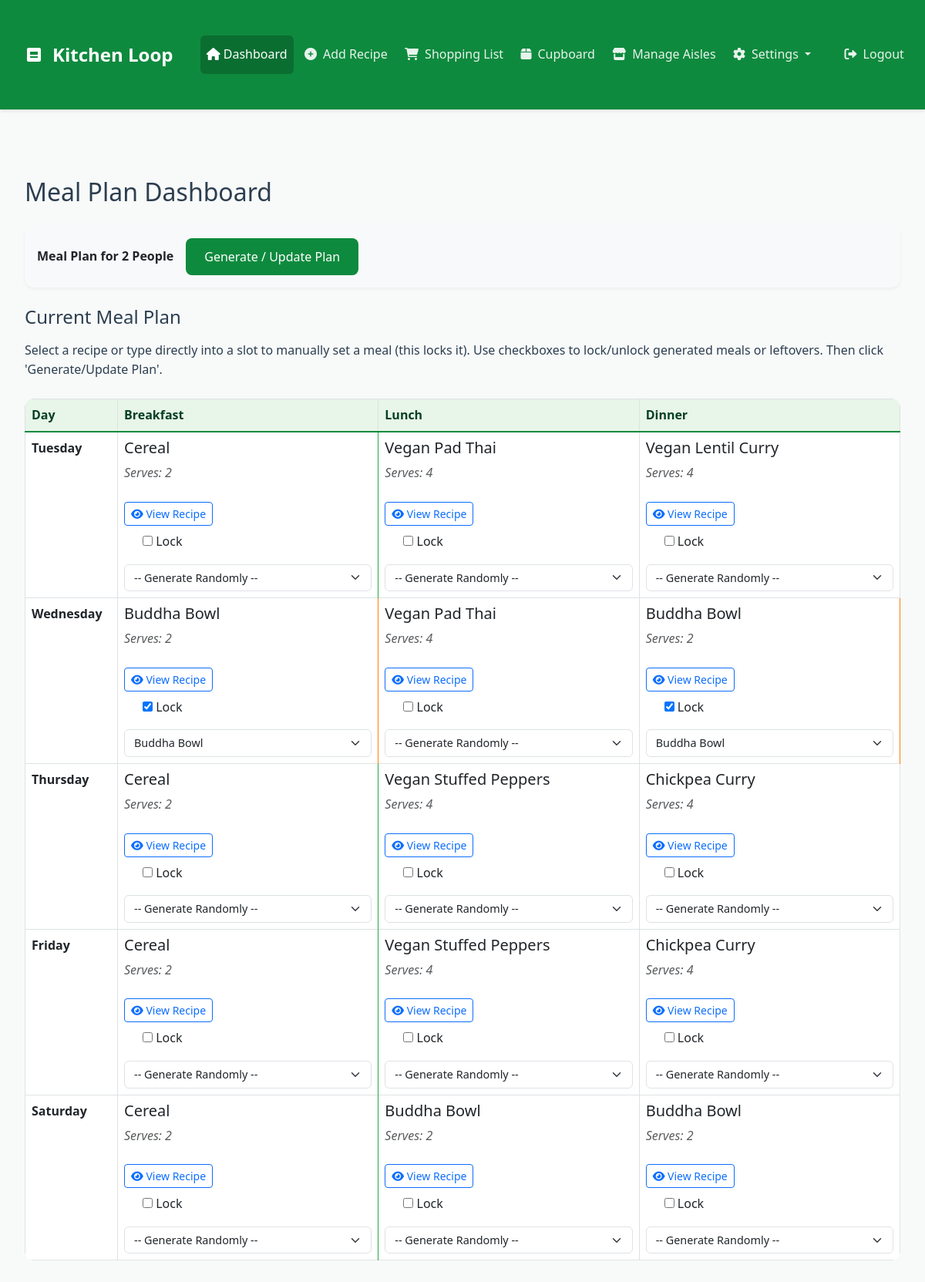
Screenshot of / (signed in) with the database file from the repository.
### app.py (models this page shows, shortened)
class Recipe(db.Model):
    id = db.Column(db.Integer, primary_key=True)
    name = db.Column(db.String(150), nullable=False, unique=True)
    source_link = db.Column(db.String(500), nullable=True)
    method = db.Column(db.Text, nullable=True) # Optional
    servings = db.Column(db.Integer, nullable=False)
    is_breakfast = db.Column(db.Boolean, default=False, nullable=False)
    is_lunch = db.Column(db.Boolean, default=False, nullable=False)
    is_dinner = db.Column(db.Boolean, default=False, nullable=False)
    ingredients = db.relationship('Ingredient', backref='recipe', lazy=True, cascade="all, delete-orphan")
    account_id = db.Column(db.Integer, db.ForeignKey('account.id'), nullable=True)
    is_public = db.Column(db.Boolean, default=False, nullable=False)
    created_by = db.Column(db.Integer, db.ForeignKey('user.id'), nullable=True)
    created_at = db.Column(db.DateTime, default=datetime.utcnow, nullable=False)
    updated_at = db.Column(db.DateTime, default=datetime.utcnow, onupdate=datetime.utcnow, nullable=False)

### app.py (the view, shortened to what this page needs)
@app.route('/', methods=['GET', 'POST'])
@login_required
def dashboard():
    if 'num_people' not in session:
        session['num_people'] = 2
    if 'locked_meals' not in session:
        sync_session_locks_with_db()
    account = current_user.accounts.first()
    settings = getattr(account, 'settings', None)
    meal_plan_start_day = getattr(settings, 'meal_plan_start_day', 'Monday') if settings else 'Monday'
    meal_plan_duration = getattr(settings, 'meal_plan_duration', 7) if settings else 7
    num_people = getattr(settings, 'num_people', 2) if settings else 2
    try:
        meal_plan_duration = int(meal_plan_duration)
    except Exception:
        meal_plan_duration = 7
    if meal_plan_duration < 1 or meal_plan_duration > 31:
        meal_plan_duration = 7
    try:
        num_people = int(num_people)
    except Exception:
        num_people = 2
    if num_people < 1:
        num_people = 2
    start_idx = ALL_DAYS.index(meal_plan_start_day) if meal_plan_start_day in ALL_DAYS else 0
    days = [ALL_DAYS[(start_idx + i) % 7] for i in range(meal_plan_duration)]
    if 'current_plan_ids' not in session:
        session['current_plan_ids'] = generate_meal_plan(num_people, session.get('locked_meals', {}), days=days)
        session.modified = True
    plan_ids_from_session: PlanIdsDict = session['current_plan_ids']
    all_recipe_ids_in_plan: Set[int] = {
        mi['recipe_id']
        for dp in plan_ids_from_session.values()
        for mi in dp.values()
        if mi and mi.get('recipe_id') and mi['recipe_id'] != -1 # Check existence and valid ID
    }
    recipes_in_plan_dict: Dict[int, Recipe] = {
        r.id: r for r in Recipe.query.filter(Recipe.id.in_(all_recipe_ids_in_plan)).all()
    } if all_recipe_ids_in_plan else {}
    plan_for_template = {day: {meal_type: None for meal_type in meal_types} for day in days}
    active_locked_meals_state = session.get('locked_meals', {}) # Get current lock state for template
    app.logger.debug(f"[DASHBOARD] Passing locked_meals to template: {active_locked_meals_state}")
    for day in days:
        for meal_type in meal_types:
            meal_info_ids = plan_ids_from_session.get(day, {}).get(meal_type)
            slot_id = f"{day}_{meal_type}" # Used for referencing locks in template
            display_info = {
                'recipe': None,
                'status': 'empty',
                'locked_by_main': False,
                'is_manual_entry': False,
                'default_lock': False,
                'manual_text': None
            }
            if meal_info_ids:
                 recipe_id = meal_info_ids.get('recipe_id')
                 status = meal_info_ids.get('status', 'empty') # Default status if missing
                 display_info.update({
                     'status': status,
                     'locked_by_main': meal_info_ids.get('locked_by_main', False),
                     'default_lock': meal_info_ids.get('default_lock', False)
                 })
                 if recipe_id == -1:
                     display_info.update({
                         'manual_text': meal_info_ids.get('manual_text', 'Manual Entry'),
                         'is_manual_entry': True,
                         'status': 'locked' # Manual entries are always locked
                     })
                 elif recipe_id is not None and recipe_id > 0:
                     recipe_object = recipes_in_plan_dict.get(recipe_id)
                     if recipe_object:
                         display_info['recipe'] = recipe_object
                         display_info['status'] = status
                     else:
                         display_info['recipe'] = None
                         display_info['status'] = 'deleted' # Indicate missing recipe
                         app.logger.warning(f"Recipe ID {recipe_id} found in plan but not in database for slot {slot_id}.")
            plan_for_template[day][meal_type] = display_info
    recipes_for_dropdown = Recipe.query.order_by(Recipe.name).all()
    distinct_aisles = get_distinct_aisles()
    return render_template('dashboard.html',
                           plan=plan_for_template,
                           num_people=num_people,
                           locked_meals=active_locked_meals_state, # Pass the raw lock state for form defaults
                           days=days,
                           meal_types=meal_types,
                           all_recipes=recipes_for_dropdown, # For dropdowns
                           distinct_aisles=distinct_aisles) # For shopping list add form

### app.py (called while the page is built)
@login_manager.user_loader
def load_user(user_id):
    return User.query.get(int(user_id))

def get_distinct_aisles() -> List[str]:
    q1 = db.session.query(Ingredient.aisle).filter(Ingredient.aisle.isnot(None), Ingredient.aisle != '').distinct()
    q2 = db.session.query(PantryItem.aisle).filter(PantryItem.aisle.isnot(None), PantryItem.aisle != '').distinct()
    all_aisles = {row[0] for row in q1.union(q2).all() if row[0]}
    return sorted(list(all_aisles))

def get_persistent_locks() -> Dict[str, Dict[str, Any]]:
    locks = {}
    for lock in LockedMeal.query.all():
        slot_id = f"{lock.day}_{lock.meal_type}"
        lock_info = {
            'recipe_id': lock.recipe_id,
            'manual': lock.is_manual,
            'default': lock.is_default,
            'lock_type': lock.lock_type
        }
        if lock.manual_text:
            lock_info['text'] = lock.manual_text
        app.logger.debug(f"Retrieved lock from DB: {slot_id} - recipe_id: {lock_info['recipe_id']}, manual: {lock_info['manual']}, default: {lock_info['default']}, lock_type: {lock_info['lock_type']}")
        locks[slot_id] = lock_info
    app.logger.info(f"Retrieved {len(locks)} persistent locks from database")
    return locks

def sync_session_locks_with_db() -> None:
    db_locks = get_persistent_locks()
    app.logger.info(f"Syncing session locks with database. Found {len(db_locks)} locks in database.")
    session['locked_meals'] = db_locks
    session.modified = True

### templates/dashboard.html (shortened to what this page needs)
{% extends 'base.html' %}
{% block content %}
<div class="container mt-4">
    <h2 class="mb-4">Meal Plan Dashboard</h2>
<form method="POST" action="{{ url_for('dashboard') }}" id="meal-plan-form">
        <div class="card mb-4 p-3 plan-controls">
            <div class="d-flex align-items-center">
                <span class="fw-bold">Meal Plan for {{ num_people }} People</span>
                <button type="submit" class="btn btn-primary ms-3">Generate / Update Plan</button>
            </div>
        </div>
<h3 class="h4 mb-3">Current Meal Plan</h3>
        <p class="mb-4">Select a recipe or type directly into a slot to manually set a meal (this locks it). Use checkboxes to lock/unlock generated meals or leftovers. Then click 'Generate/Update Plan'.</p>
    <div class="meal-plan-table-container">
            <table class="table table-bordered">
                <thead class="table-light">
            <tr>
                        <th style="width: 120px;">Day</th>
                {% for meal_type in meal_types %}
                <th>{{ meal_type }}</th>
                {% endfor %}
            </tr>
        </thead>
        <tbody>
            {% for day in days %}
            <tr>
                        <td class="fw-bold">{{ day }}</td>
                {% for meal_type in meal_types %}
                    {% set slot_id = day + '_' + meal_type %}
                    {% set meal_info = plan[day][meal_type] %}
                    {% set current_lock_info = locked_meals.get(slot_id) %}
                    {% set is_display_locked = (meal_info.status == 'locked') or (current_lock_info and current_lock_info.manual) or meal_info.default_lock %}
                            {% set lock_type = 'default' if meal_info.default_lock else 'manual' if current_lock_info and current_lock_info.manual else 'user' if is_display_locked else None %}
                            <td class="meal-slot meal-status-{{ meal_info.status if meal_info else 'empty' }} {% if lock_type %}meal-locked-{{ lock_type }}{% endif %}">
                        <div class="meal-slot-content">
                            {% if meal_info and (meal_info.recipe or meal_info.is_manual_entry) %}
                                {% if meal_info.is_manual_entry %}
                                            <h4 class="h5">{{ meal_info.manual_text }}</h4>
                                    <input type="hidden" name="recipeid_{{ slot_id }}" value="-1">
                                        {% else %}
                                    {% set recipe = meal_info.recipe %}
                                            <h4 class="h5">{{ recipe.name }}</h4>
                                            <p class="text-muted"><i>Serves: {{ recipe.servings }}</i></p>
                                            <a href="{{ url_for('view_recipe', recipe_id=recipe.id) }}" class="btn btn-sm btn-outline-primary mt-2">
                                                <i class="fas fa-eye"></i> View Recipe
                                            </a>
                                        {% endif %}
                                        <div class="lock-control mt-2">
                                            <div class="form-check">
                                    <input type="checkbox" name="lock_{{ slot_id }}" id="lock_{{ slot_id }}" class="lock-checkbox{% if lock_type %} lock-type-{{ lock_type }}{% endif %}" data-slot="{{ slot_id }}" {% if locked_meals[slot_id] %}checked{% endif %}>
                                                <label for="lock_{{ slot_id }}" class="form-check-label {% if lock_type %}lock-type-{{ lock_type }}{% endif %}">
                                                    Lock
                                                </label>
                                            </div>
                                </div>
                            {% endif %}
                                </div>
                                <div class="manual-entry-controls mt-3">
                                    <select name="manual_select_{{ slot_id }}" id="manual_select_{{ slot_id }}" onchange="handleManualSelect(this, '{{ slot_id }}')" class="form-select manual-select">
                                <option value="0" {% if not current_lock_info or not current_lock_info.manual %}selected{% endif %}>-- Generate Randomly --</option>
                                {% for r in all_recipes %}
                                <option value="{{ r.id }}" {% if current_lock_info and current_lock_info.recipe_id == r.id %}selected{% endif %}>{{ r.name }}</option>
                                {% endfor %}
                            </select>
                                </div>
                    </td>
                        {% endfor %}
            </tr>
                    {% endfor %}
        </tbody>
    </table>
        </div>
    </form>
</div>
{% endblock %}

### templates/base.html (style rules this page uses)
:root { --brand-primary: #0E8A3E; --brand-secondary: #0A6E31; --brand-light: #E8F5E9; --brand-dark: #064023; --text-primary: #2C3E50; --text-secondary: #596775; --background-light: #F8FAF9; }
body { background-color: var(--background-light); font-family: 'Segoe UI', Tahoma, Geneva, Verdana, sans-serif; color: var(--text-primary); line-height: 1.6; }
.card { border: none; border-radius: 12px; box-shadow: 0 2px 4px rgba(0,0,0,0.05); transition: transform 0.2s ease, box-shadow 0.2s ease; background-color: white; margin-bottom: 1.5rem; }
.btn-primary { background-color: var(--brand-primary); border: none; padding: 0.75rem 1.5rem; font-weight: 500; border-radius: 8px; transition: all 0.3s ease; }
.container { max-width: 1200px; padding: 2rem 1rem; }
.table { background-color: white; border-radius: 12px; overflow: hidden; }
.table thead th { background-color: var(--brand-light); color: var(--brand-dark); font-weight: 600; border-bottom: 2px solid var(--brand-primary); }

### templates/dashboard.html (style rules this page uses)
.meal-plan-table-container { overflow-x: auto; margin-bottom: 2rem; }
.table { margin-bottom: 0; }
.meal-slot { min-width: 250px; padding: 15px; vertical-align: top; }
.meal-slot-content { margin-bottom: 10px; }
.meal-status-new { background-color: #e9ecef; }
.meal-status-leftover { background-color: #e3f2fd; }
.meal-status-locked { background-color: #fff3cd; }
.meal-locked-default { border: 2px solid #28a745; }
.meal-locked-manual { border: 2px solid #fd7e14; }
.plan-controls { background-color: #f8f9fa; }
.form-check { margin-bottom: 0; }
.form-select, .form-control { font-size: 0.9rem; }

### rows the page displays
Recipe: name "Cereal" "Cereal" "Cereal" "Cereal", servings "2" "2" "2" "2"
Recipe: name "Vegan Pad Thai" "Vegan Pad Thai", servings "4" "4"
Recipe: name "Vegan Lentil Curry", servings "4"
Recipe: name "Buddha Bowl" "Buddha Bowl" "Buddha Bowl" "Buddha Bowl", servings "2" "2" "2" "2"
Recipe: name "Vegan Stuffed Peppers" "Vegan Stuffed Peppers", servings "4" "4"
Recipe: name "Chickpea Curry" "Chickpea Curry", servings "4" "4"

### other values shown
{{ num_people }} "2"
{{ meal_type }} "Breakfast" "Lunch" "Dinner"
{{ day }} "Tuesday" "Wednesday" "Thursday" "Friday" "Saturday"
form field value "Buddha Bowl"
